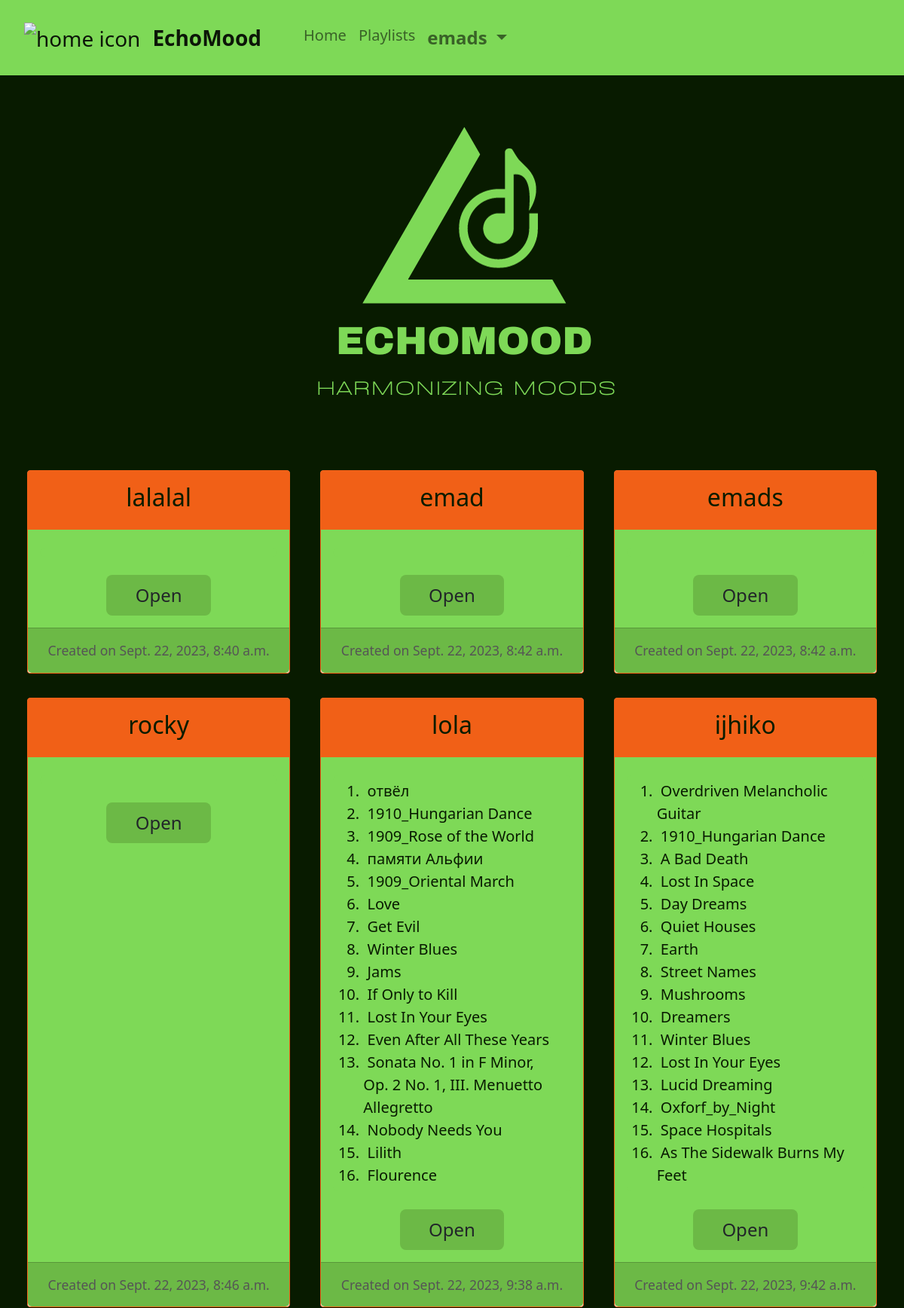
The page /playlists (signed in, upper part) on the database its author committed.
### capstone/models.py (models this page shows, shortened)
class User(AbstractUser):
    playlists = models.ManyToManyField('Playlist', related_name='playlist_users')

class Playlist(models.Model):
    name = models.CharField(max_length=200)
    created_on = models.DateTimeField(auto_now_add=True)    # automatically populated with current date
    tracks = models.ManyToManyField('Track', related_name='playlists')
    mood = models.ForeignKey(Mood, on_delete=models.CASCADE, related_name="mood_playlists")

class Track(models.Model):
    title = models.CharField(max_length=200)
    gdrive_id = models.CharField(max_length=200, unique=True)
    artist = models.CharField(max_length=100)
    added_on = models.DateTimeField(auto_now_add=True)    # automatically populated with current date
    genre = models.ForeignKey(Genre, on_delete=models.CASCADE, related_name="genre_tracks")

### capstone/views.py (the view)
# urls.py: path("playlists", views.playlists, name="playlists"),
@login_required
def playlists(request):
    return render(request, "capstone/playlists.html")

### capstone/templates/capstone/playlists.html (shortened to what this page needs)
{% extends 'capstone/layout.html' %}
{% load static %}
{% block body %}
    <div class="row container-fluid d-flex justify-content-center">
        <div class="col-lg-4 col-md-6 col-sm-12 mx-auto">
            <img src="{% static 'capstone/assets/logo/EchoMood.png' %}" alt="EchoMood Logo">
        </div>
    </div>
    <div id="playlists-div" style="display: block;">
        <div class="row container-fluid row-cols-1 row-cols-md-3 g-4 px-3">
            {% for playlist in user.playlists.all %}
                <div class="col mb-2">
                    <div class="card h-100 mx-2 fs-5">
                        <div class="card-body p-0 m-0">
                            <div class="card-title d-flex justify-content-center py-3">
                                <h3 class="fs-2">{{ playlist.name }}</h3>
                            </div>
                            <div class="d-flex justify-content-start p-3">
                                <ol class="card-text form-control">
                                    {% for track in playlist.tracks.all %}
                                        <li class="card-track fs-5">&nbsp;{{track.title}}</li>
                                    {% endfor %}
                                </ol>
                            </div>
                            <div class="d-flex justify-content-center pt-2 mb-3">
                                <button onclick="openPlaylist()" class="btn btn-lg btn-card fs-4">Open</button>
                            </div>
                        </div>
                        <div class="card-footer py-3">
                            <small class="d-flex justify-content-center">Created on {{ playlist.created_on }}</small>
                        </div>
                    </div>
                </div>
            {% empty %}
                <h4 class="card-title">You have no saved playlists.</h4>
            {% endfor %}
        </div>
    </div>
{% endblock %}

### capstone/templates/capstone/layout.html (shortened to what this page needs)
{% load static %}
<!DOCTYPE html>
<html lang="en">
<head>
    <link href="https://cdn.jsdelivr.net/npm/bootstrap@5.2.3/dist/css/bootstrap.min.css" rel="stylesheet">
    <link href="{% static 'capstone/styles.css' %}" rel="stylesheet">
    <link rel='stylesheet' href='https://cdn-uicons.flaticon.com/uicons-regular-rounded/css/uicons-regular-rounded.css'>
</head>
<body>
    <nav class="navbar navbar-expand-lg bg-navbar p-4 fs-5">
        <div class="container-fluid">
            <span id="homepage" class="navbar-brand fs-3 me-5">
                <img class="me-2 px-2 home-icon" src="{% static 'capstone/assets/icons/vinyl.png' %}" alt="home icon"><strong>EchoMood</strong>
            </span>
            <div class="collapse navbar-collapse" id="navbarNavDropdown">
                <ul class="navbar-nav mb-2 mb-lg-0">
                    <li class="nav-item">
                        <a class="nav-link" aria-current="page" href="{% url 'index' %}">Home</a>
                    </li>
                    {% if not user.is_authenticated %}
                        <li class="nav-item">
                            <a class="nav-link" href="{% url 'login' %}">Log In</a>
                        </li>
                        <li class="nav-item">
                            <a class="nav-link" href="{% url 'register' %}">Register</a>
                        </li>
                    {% else %}
                        <li class="nav-item">
                            <a class="nav-link" aria-current="page" href="{% url 'playlists' %}">Playlists</a>
                        </li>
                        <li class="nav-item dropdown">
                            <a class="nav-link dropdown-toggle fs-4" href="#" role="button" data-bs-toggle="dropdown" aria-expanded="false">
                                <strong>{{ user.username }}</strong>
                            </a>
                        </li>
                    {% endif %}
                </ul>
            </div>
        </div>
    </nav>
    <div class="container-fluid mb-4 pb-4">
        {% block body %}
        {% endblock %}
    </div>
</body>
</html>

### capstone/static/capstone/styles.css (style rules this page uses)
body { margin: 0; padding: 0; background-color: #081B00; color:#7ED957; }
.bg-navbar, .dropdown-menu, button.track { background-color: #7ED957; }
.container-fluid { margin: 0; padding: 0; }
.home-icon { margin-top: -15px; margin-bottom: -10px; }
.container-fluid { margin: 0 auto; }
.card { border-radius: 4px; border-color: #F16017; }
.card-title { background-color: #F16017; color: #081B00; }
.card-body { background-color: #7ED957; color: #081B00; }
.card-footer { background-color: #6CB946; color: #555; }
.btn-card { background-color: #6CB946; width: 40%; }
ol.form-control { background-color: #7ED957; color: #081B00; border: none; padding-left: 40px; }

### rows shown on the page
User: username "emads"
Playlist: name "lalalal", created_on "Sept. 22, 2023, 8:40 a.m."
Playlist: name "emad", created_on "Sept. 22, 2023, 8:42 a.m."
Playlist: name "emads", created_on "Sept. 22, 2023, 8:42 a.m."
Playlist: name "rocky", created_on "Sept. 22, 2023, 8:46 a.m."
Playlist: name "lola", created_on "Sept. 22, 2023, 9:38 a.m."
Track: title "отвёл"
Track: title "1910_Hungarian Dance"
Track: title "1909_Rose of the World"
Track: title "памяти Альфии"
Track: title "1909_Oriental March"
Track: title "Love"
Track: title "Get Evil"
Track: title "Winter Blues"
Track: title "Jams"
Track: title "If Only to Kill"
Track: title "Lost In Your Eyes"
Track: title "Even After All These Years"
Track: title "Sonata No. 1 in F Minor, Op. 2 No. 1, III. Menuetto Allegretto"
Track: title "Nobody Needs You"
Track: title "Lilith"
Track: title "Flourence"
Playlist: name "ijhiko", created_on "Sept. 22, 2023, 9:42 a.m."
Track: title "Overdriven Melancholic Guitar"
Track: title "A Bad Death"
Track: title "Lost In Space"
Track: title "Day Dreams"
Track: title "Quiet Houses"
Track: title "Earth"
Track: title "Street Names"
Track: title "Mushrooms"
Track: title "Dreamers"
Track: title "Lucid Dreaming"
Track: title "Oxforf_by_Night"
Track: title "Space Hospitals"
Track: title "As The Sidewalk Burns My Feet"
